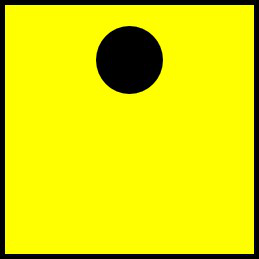
#> input picture induck/image/duckImage_up.png, 259 x 259 px, found by its file name; its folder holds 4 pictures in this run
$ python -i induck.py   (imports and definitions only)
#> lines starting #> are read from the running program, lines starting #| are printed output that depends on the picture
import tkinter as tk
from PIL import ImageTk, Image
import time as _time


################전역변수 존#######
duck_direction = 0

walk = 40

#################################


def pause(delay = 1.0): #잠시 대기하는 함수, 기본값은 1초 대기
    _time.sleep(delay)


#######################  Duck 클래스 설정  #######################
class Duck:
    # [9 lines left out: function __init__, not called in this run]

    def getName(self):
        return self.name

    def getHp(self):
        return self.hp


    # [39 lines left out: functions getDirection, move, turn_right, turn_left, change_image, not called in this run]

    def show_position(self):
        print(f"{self.name}의 위치 : {(self.x-8)//40}, {(self.y-8)//40}")


#########################################


#######################  tkinter 기본 설정  #######################
# [28 lines left out: functions start, create_lake, not called in this run]

def set_images():
    global duckimg_up
    global duckimg_right
    global duckimg_down
    global duckimg_left

    img = Image.open("C:\\Users\\wkdrl\\induckProject\\induck\\image\\duckImage_up.png")
#> img is the input picture: PIL image 259x259 RGB; mean R, G, B 222.1, 222.1, 2.7
    img_resize = img.resize((20, 20))
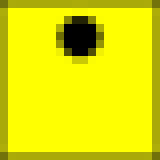
#> img_resize: PIL image 20x20 RGB (shown 8 times larger); mean R, G, B 224.7, 224.7, 2.8

    duckimg_up = ImageTk.PhotoImage(img_resize)

    img = Image.open("C:\\Users\\wkdrl\\induckProject\\induck\\image\\duckImage_right.png")
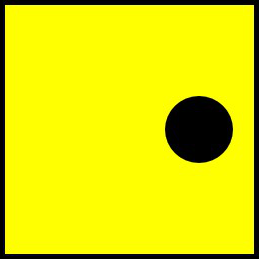
#> input picture induck/image/duckImage_right.png, 259 x 259 px, found by its file name
#> img is the input picture: PIL image 259x259 RGB; mean R, G, B 222.1, 222.1, 2.7
    img_resize = img.resize((20, 20))
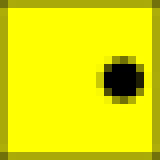
#> img_resize: PIL image 20x20 RGB (shown 8 times larger); mean R, G, B 224.7, 224.7, 2.8

    duckimg_right = ImageTk.PhotoImage(img_resize)

    img = Image.open("C:\\Users\\wkdrl\\induckProject\\induck\\image\\duckImage_down.png")
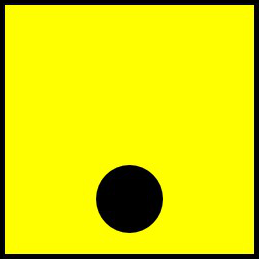
#> input picture induck/image/duckImage_down.png, 259 x 259 px, found by its file name
#> img is the input picture: PIL image 259x259 RGB; mean R, G, B 222.1, 222.1, 2.7
    img_resize = img.resize((20, 20))
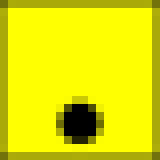
#> img_resize: PIL image 20x20 RGB (shown 8 times larger); mean R, G, B 224.7, 224.7, 2.8

    duckimg_down = ImageTk.PhotoImage(img_resize)

    img = Image.open("C:\\Users\\wkdrl\\induckProject\\induck\\image\\duckImage_left.png")
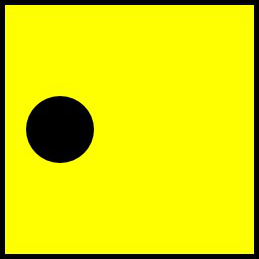
#> input picture induck/image/duckImage_left.png, 259 x 259 px, found by its file name
#> img is the input picture: PIL image 259x259 RGB; mean R, G, B 222.1, 222.1, 2.7
    img_resize = img.resize((20, 20))
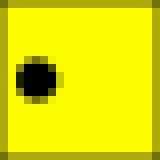
#> img_resize: PIL image 20x20 RGB (shown 8 times larger); mean R, G, B 224.7, 224.7, 2.8

    duckimg_left = ImageTk.PhotoImage(img_resize)

# [4 lines left out: function stamp, not called in this run]
#######################  start 파일에서 해야될거 미리 테스트  #######################


def window_update(n=1):
    pause(n)
    window.update()


def last():
    window.mainloop() #윈도우 띄워두기 (맨 마지막에 실행되어야 함)

# #print(__name__)
# # python 파일.py
# # 파일 > 모듈 > 모듈 > 모듈
# # 파일 : 진입점, 엔트리포인트, 메인

>>> result = set_images()
